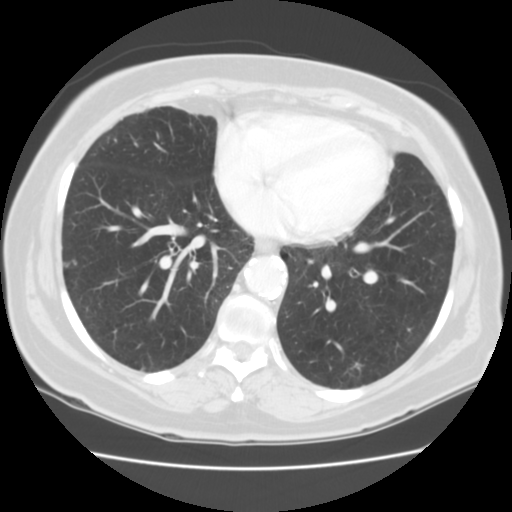
#> input picture DataSet1/M/1-072.dcm.png, 512 x 512 px
$ jupyter execute --allow-errors lung.ipynb
#> lines starting #> are read from the running program, lines starting #| are printed output that depends on the picture; after the words box and inside, x2 and y2 are one past the last pixel; in counts of white or black regions, pixels touching at a corner belong together
[cell 1]
import os
from pathlib import Path
from shutil import copy2

[cell 2]
from pathlib import Path
import os
from shutil import copy2

datasets = ["dataset1", "dataset2", "dataset3", "dataset4"]
dataset_ids = ["ds1", "ds2", "ds3", "ds4"]

merged_folder = "merged_dataset"
os.makedirs(merged_folder, exist_ok=True)

#> (the rest of this cell did not finish here and is left out)

[cell 3]
from pathlib import Path
from shutil import copy2

source_dir = Path("merged_dataset")
target_dir = Path("merged_3class")

CLASS_MAP = {
    "A": "M",
    "B": "B",
    "C": "M",
    "L": "M",
    "M": "M",
    "N": "N"
}

for cls in ["B", "M", "N"]:
    (target_dir / cls).mkdir(parents=True, exist_ok=True)

for class_folder in source_dir.iterdir():
    if not class_folder.is_dir():
        continue

    original_class = class_folder.name
    if original_class not in CLASS_MAP:
        continue

    new_class = CLASS_MAP[original_class]

    for img in class_folder.iterdir():
        if img.suffix.lower() in [
            ".png", ".jpg", ".jpeg", ".bmp",
            ".tif", ".tiff", ".dcm"
        ]:
            # unique filename
            new_name = f"{original_class}_{img.parent.name}_{img.name}"
            copy2(img, target_dir / new_class / new_name)

print("Class remapping complete without overwrites!")

Hashing

[cell 4]
import hashlib

[cell 5]
def compute_md5(file_path, block_size=65536):
    md5 = hashlib.md5()
    with open(file_path, "rb") as f:
        for chunk in iter(lambda: f.read(block_size), b""):
            md5.update(chunk)
    return md5.hexdigest()

[cell 6]
DATASET_DIR = Path("merged_3class")
hash_to_file = {}      # md5 -> first seen file
duplicate_files = []  # files to be removed

valid_ext = {
    ".png", ".jpg", ".jpeg", ".bmp",
    ".tif", ".tiff", ".dcm"
}

#> (the rest of this cell did not finish here and is left out)

[cell 7]
print(f"Total duplicate images detected: {len(duplicate_files)}")

print("\nSample duplicates:")
for dup in duplicate_files[:10]:
    print(dup)

for dup in duplicate_files:
    dup.unlink()

print("\nDuplicate images removed successfully.")

Stretching and Min max Normalization

[cell 8]
from pathlib import Path
import cv2
import numpy as np

def enhance_contrast_extended(img, lower=-50, upper=305):
    img = img.astype(np.float32)
    orig_min = img.min()
    orig_max = img.max()
    stretched = (img - orig_min) / (orig_max - orig_min + 1e-8) * (upper - lower) + lower
    enhanced = np.clip(stretched, 0, 255)
    return enhanced.astype(np.uint8)

# Paths
dataset_dir = Path("merged_3class")          # your deduplicated dataset
enhanced_dir = Path("merged_3class_enhanced")
enhanced_dir.mkdir(exist_ok=True)

# Process classes
#> (the rest of this cell did not finish here and is left out)

Hashing After Enhancement

[cell 9]
from pathlib import Path
import hashlib

def compute_md5(file_path, block_size=65536):
    """
    Compute MD5 hash of a file using chunked reading
    """
    md5 = hashlib.md5()
    with open(file_path, "rb") as f:
        for block in iter(lambda: f.read(block_size), b""):
            md5.update(block)
    return md5.hexdigest()


DATASET_DIR = Path("merged_3class_enhanced")  # change if needed

hash_to_file = {}      # md5 -> first seen file
duplicate_files = []  # files to be removed

valid_ext = {
    ".png", ".jpg", ".jpeg", ".bmp",
    ".tif", ".tiff", ".dcm"
}

for class_dir in DATASET_DIR.iterdir():
    if not class_dir.is_dir():
        continue

    for img_path in class_dir.iterdir():
        if img_path.suffix.lower() not in valid_ext:
            continue

        file_hash = compute_md5(img_path)

        if file_hash in hash_to_file:
            duplicate_files.append(img_path)
        else:
            hash_to_file[file_hash] = img_path


print(f"Total duplicate images detected: {len(duplicate_files)}")

print("\nSample duplicates:")
for dup in duplicate_files[:10]:
    print(dup)

# Remove duplicates
for dup in duplicate_files:
    dup.unlink()

print("\nDuplicate images removed successfully.")

Enhancement Result

[cell 10]
import matplotlib.pyplot as plt
img_path = "merged_3class/M/A_A_ds2_000005 (9).png"  # change this to your path
img = cv2.imread(img_path, cv2.IMREAD_GRAYSCALE)

# Enhance
#> (the rest of this cell did not finish here and is left out)



# Original Image
plt.figure(figsize=(12,5))

plt.subplot(2,2,1)
plt.imshow(img, cmap='gray')
plt.title("Original Image")
plt.axis('off')

plt.subplot(2,2,2)
plt.imshow(enhanced_img, cmap='gray')
plt.title("Enhanced Image")
plt.axis('off')

# Plot histograms
plt.subplot(2,2,3)
hist_orig, bins_orig = np.histogram(img.ravel(), bins=256, range=(0,255))
plt.bar(bins_orig[:-1], hist_orig, width=1, color='gray', alpha=0.7)
plt.yscale('log')  # Log frequency
plt.title("Histogram: Original Image (log scale)")
plt.xlabel("Pixel Intensity")
plt.ylabel("Frequency")

plt.subplot(2,2,4)
hist_enh, bins_enh = np.histogram(enhanced_img.ravel(), bins=256, range=(0,255))
plt.bar(bins_enh[:-1], hist_enh, width=1, color='gray', alpha=0.7)
plt.yscale('log')  # Log frequency
plt.title("Histogram: Enhanced Image (log scale)")
plt.xlabel("Pixel Intensity")
plt.ylabel("Frequency")

plt.tight_layout()
plt.show()

[cell 11]
#import sys
#print(sys.executable)

Data Resizing

[cell 12]
from pathlib import Path

INPUT_DIR = Path("merged_3class_enhanced")
OUTPUT_DIR = Path("resized_512_padded")

OUTPUT_DIR.mkdir(parents=True, exist_ok=True)

[cell 13]
import cv2
import numpy as np
from pathlib import Path

TARGET_SIZE = 512
EXTENSIONS = (".png", ".jpg", ".jpeg", ".bmp", ".tif", ".tiff", ".dcm")

def resize_with_padding(img, target_size=512):
    h, w = img.shape[:2]

    scale = target_size / max(h, w)
    new_w = int(w * scale)
    new_h = int(h * scale)

    resized = cv2.resize(
        img,
        (new_w, new_h),
        interpolation=cv2.INTER_AREA
    )

    padded = np.zeros((target_size, target_size), dtype=resized.dtype)

    y_offset = (target_size - new_h) // 2
    x_offset = (target_size - new_w) // 2

    padded[y_offset:y_offset + new_h, x_offset:x_offset + new_w] = resized

    return padded


# process dataset
for class_dir in INPUT_DIR.iterdir():
    if not class_dir.is_dir():
        continue

    out_class_dir = OUTPUT_DIR / class_dir.name
    out_class_dir.mkdir(parents=True, exist_ok=True)

    for img_path in class_dir.iterdir():
        if not img_path.is_file():
            continue

        if img_path.suffix.lower() not in EXTENSIONS:
            continue

        img = cv2.imread(str(img_path), cv2.IMREAD_GRAYSCALE)
        if img is None:
            continue

        resized_img = resize_with_padding(img)

        cv2.imwrite(
            str(out_class_dir / img_path.name),
            resized_img
        )

[cell 14]
import cv2
import matplotlib.pyplot as plt

sample = next((OUTPUT_DIR / "M").glob("*.png"))
img = cv2.imread(str(sample), cv2.IMREAD_GRAYSCALE)
#> img is the input picture: shape (512, 512); min 0, max 255, mean 119.1

print(img.shape)  # (512, 512)
#| (512, 512)

plt.imshow(img, cmap="gray")
plt.axis("off")
plt.show()

[cell 15]
import sys
print(sys.version)

[cell 16]
import os
import cv2 as cv
import numpy as np
from skimage import measure
from skimage.segmentation import clear_border
from sklearn.cluster import KMeans

[cell 17]
import cv2 as cv
import numpy as np
from sklearn.cluster import KMeans
from skimage.segmentation import clear_border
from skimage import measure


def generate_lung_mask(ct_img):
    # A: Image Negation
    neg_img = cv.bitwise_not(ct_img)

    # B: K-means Thresholding
    flat = neg_img.reshape(-1, 1).astype(np.float32)
    kmeans = KMeans(n_clusters=2, n_init=10, random_state=42).fit(flat)

    centers = np.sort(kmeans.cluster_centers_.flatten())
    threshold = np.mean(centers)

    _, binary = cv.threshold(
        neg_img,
        threshold,
        255,
        cv.THRESH_BINARY
    )

    # C: Clear Border Objects
    cleared = clear_border(binary)

    # D: Connected Component Labeling
    labels = measure.label(cleared)
    regions = measure.regionprops(labels)

    if len(regions) < 2:
        return neg_img

    # -------------------------------------------------
    # Step 1: Sort by area and take top 3
    # -------------------------------------------------
    regions_sorted = sorted(regions, key=lambda r: r.area, reverse=True)
    candidates = regions_sorted[:3]

    # -------------------------------------------------
    # Step 2: If only 2 exist, keep them
    # -------------------------------------------------
    if len(candidates) == 2:
        selected = candidates
    else:
        # -------------------------------------------------
        # Step 3: Compute widths
        # -------------------------------------------------
        widths = np.array([r.bbox[3] - r.bbox[1] for r in candidates])

        # Pairwise distance matrix
        dist = np.zeros(3)
        for i in range(3):
            for j in range(3):
                if i != j:
                    dist[i] += abs(widths[i] - widths[j])

        # -------------------------------------------------
        # Step 4: Remove the most dissimilar one
        # -------------------------------------------------
        remove_idx = np.argmax(dist)
        selected = [r for i, r in enumerate(candidates) if i != remove_idx]

    # -------------------------------------------------
    # Step 5: Build lung mask
    # -------------------------------------------------
    lung_mask = np.zeros_like(labels, dtype=np.uint8)

    for r in selected:
        lung_mask[labels == r.label] = 255

    # -------------------------------------------------
    # Step 6: Morphological cleanup
    # -------------------------------------------------
    kernel = cv.getStructuringElement(cv.MORPH_ELLIPSE, (5, 5))

    lung_mask = cv.morphologyEx(lung_mask, cv.MORPH_OPEN, kernel)
    lung_mask = cv.morphologyEx(lung_mask, cv.MORPH_CLOSE, kernel)

    contours, _ = cv.findContours(
        lung_mask,
        cv.RETR_EXTERNAL,
        cv.CHAIN_APPROX_SIMPLE
    )
    cv.drawContours(
        lung_mask,
        contours,
        -1,
        255,
        thickness=cv.FILLED
    )

    # -------------------------------------------------
    # Step 7: Apply mask
    # -------------------------------------------------
    masked_img = cv.bitwise_and(
        neg_img,
        neg_img,
        mask=lung_mask
    )

    return masked_img

[cell 18]
img = r"D:\ResearchPaper\resized_512_padded\N\N_N_ds3_Normal case (354).jpg"
ct_image = cv.imread(img,cv.IMREAD_GRAYSCALE)
#> (the rest of this cell did not finish here and is left out)

[cell 19]
# Input and output directories
INPUT_DIR = r"D:\ResearchPaper\resized_512_padded"
OUTPUT_DIR = r"D:\ResearchPaper\masked_512"

classes = ["B", "M", "N"]

# Create output folders
for cls in classes:
    os.makedirs(os.path.join(OUTPUT_DIR, cls), exist_ok=True)
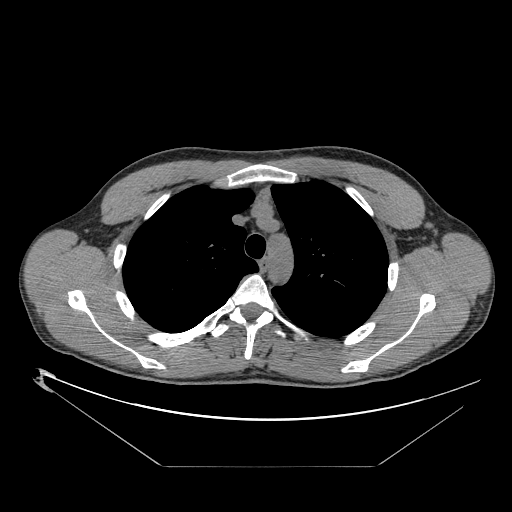
#> input picture DataSet1/B/100-001 (73).dcm.png, 512 x 512 px, found by its file name
#> further down, img is the input picture: shape (512, 512); min 0, max 255, mean 32

# Process images
#> (the rest of this cell did not finish here and is left out)

#> in generate_lung_mask (call 2), `neg_img = cv.bitwise_not(ct_img)`:
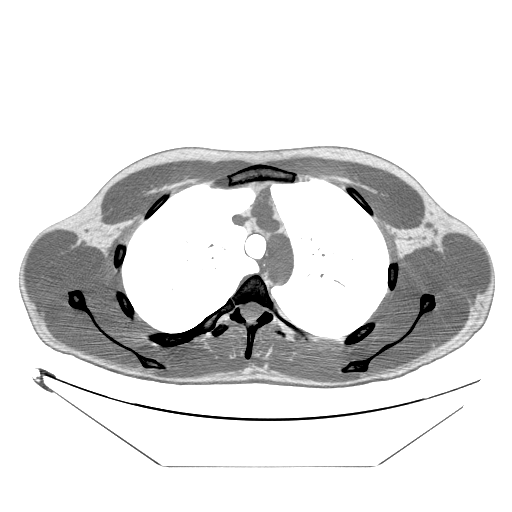
#> neg_img: shape (512, 512); min 0, max 255, mean 223
#> in generate_lung_mask (call 2), `centers = np.sort(kmeans.cluster_centers_.flatten())`: centers = [110.5, 252.2]
#> in generate_lung_mask (call 2), `threshold = np.mean(centers)`: threshold = 181.4
#> in generate_lung_mask (call 2), `_, binary = cv.threshold( neg_img, threshold, 255, cv.THRESH_BINARY )`:
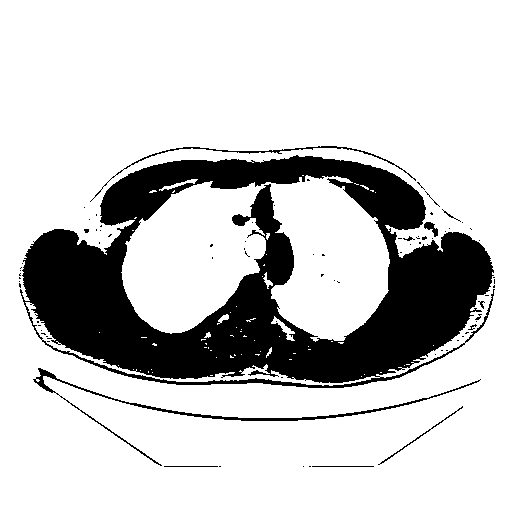
#> binary: shape (512, 512); 79.4% white; 80 black regions (68 under 20 px), largest, box (x1, y1, x2, y2) and area: (20, 155, 495, 388) 51255, (33, 368, 481, 466) 1443, (90, 146, 416, 202) 546
#> in generate_lung_mask (call 2), `cleared = clear_border(binary)`:
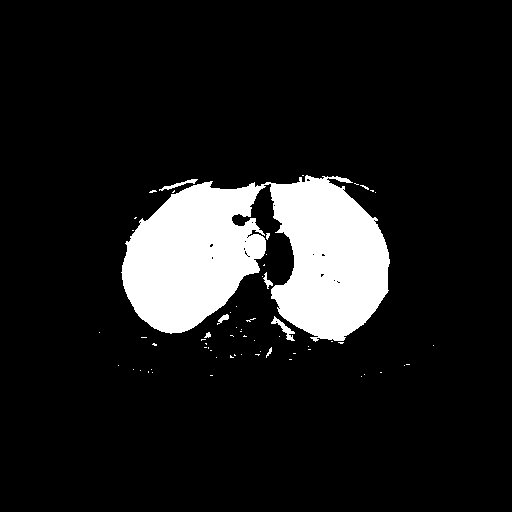
#> cleared: shape (512, 512); 11.5% white; 63 white regions (55 under 20 px)
#> in generate_lung_mask (call 2), `labels = measure.label(cleared)`:
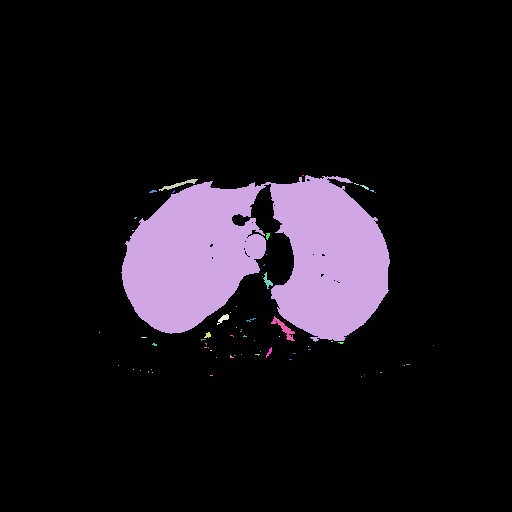
#> labels: shape (512, 512) int64; 64 distinct labels, from 0 to 63; one colour per label, 0 black
#> in generate_lung_mask (call 2), `regions = measure.regionprops(labels)`: regions = 63 regions; largest, box (x1, y1, x2, y2) and area: (121, 175, 390, 342) 29420, (271, 316, 295, 341) 166, (159, 179, 198, 191) 120, (263, 272, 273, 289) 62, (217, 314, 229, 325) 56
#> in generate_lung_mask (call 2), `regions_sorted = sorted(regions, key=lambda r: r.area, reverse=True)`: regions_sorted has the same summary as regions
#> in generate_lung_mask (call 2), `candidates = regions_sorted[:3]`: candidates = 3 regions; box (x1, y1, x2, y2) and area: (121, 175, 390, 342) 29420, (271, 316, 295, 341) 166, (159, 179, 198, 191) 120
#> in generate_lung_mask (call 2), `widths = np.array([r.bbox[3] - r.bbox[1] for r in candidates])`: widths = [269, 24, 39]
#> after the loop in generate_lung_mask (call 2), `for i in range(3):`: dist = [475, 260, 245]
#> in generate_lung_mask (call 2), `remove_idx = np.argmax(dist)`: remove_idx = 0
#> in generate_lung_mask (call 2), `selected = [r for i, r in enumerate(candidates) if i != remove_idx]`: selected = 2 regions; box (x1, y1, x2, y2) and area: (271, 316, 295, 341) 166, (159, 179, 198, 191) 120
#> the loop in generate_lung_mask (call 2), `for r in selected:` made 2 passes
#> after the loop in generate_lung_mask (call 2), `for r in selected:`:
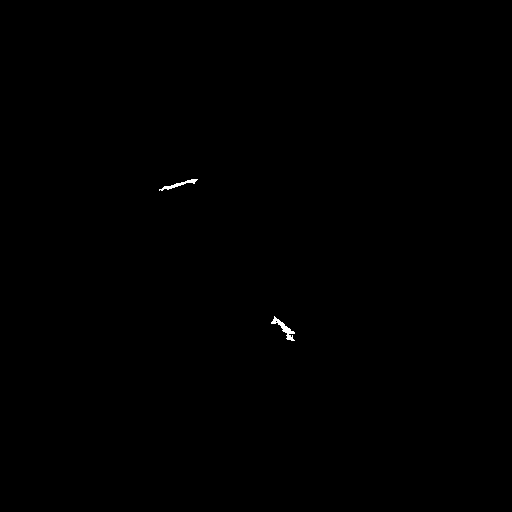
#> lung_mask: shape (512, 512); 0.11% white; 2 white regions, box (x1, y1, x2, y2) and area: (271, 316, 295, 341) 166, (159, 179, 198, 191) 120
#> in generate_lung_mask (call 2), `lung_mask = cv.morphologyEx(lung_mask, cv.MORPH_OPEN, kernel)`: lung_mask: shape (512, 512); 0.03% white; 2 white regions (1 under 20 px), largest, box (x1, y1, x2, y2) and area: (282, 325, 291, 334) 52
#> in generate_lung_mask (call 2), `lung_mask = cv.morphologyEx(lung_mask, cv.MORPH_CLOSE, kernel)`: lung_mask: shape (512, 512); 0.03% white; 1 white region
#> in generate_lung_mask (call 2), `contours, _ = cv.findContours( lung_mask, cv.RETR_EXTERNAL, cv.CHAIN_A..`: contours = 1 contour; box (x1, y1, x2, y2) and area: (278, 321, 291, 334) 54

            # Save output
            save_path = os.path.join(output_class_dir, filename)
            cv.imwrite(save_path, masked_img)

    print(f"Finished processing class: {cls}")
